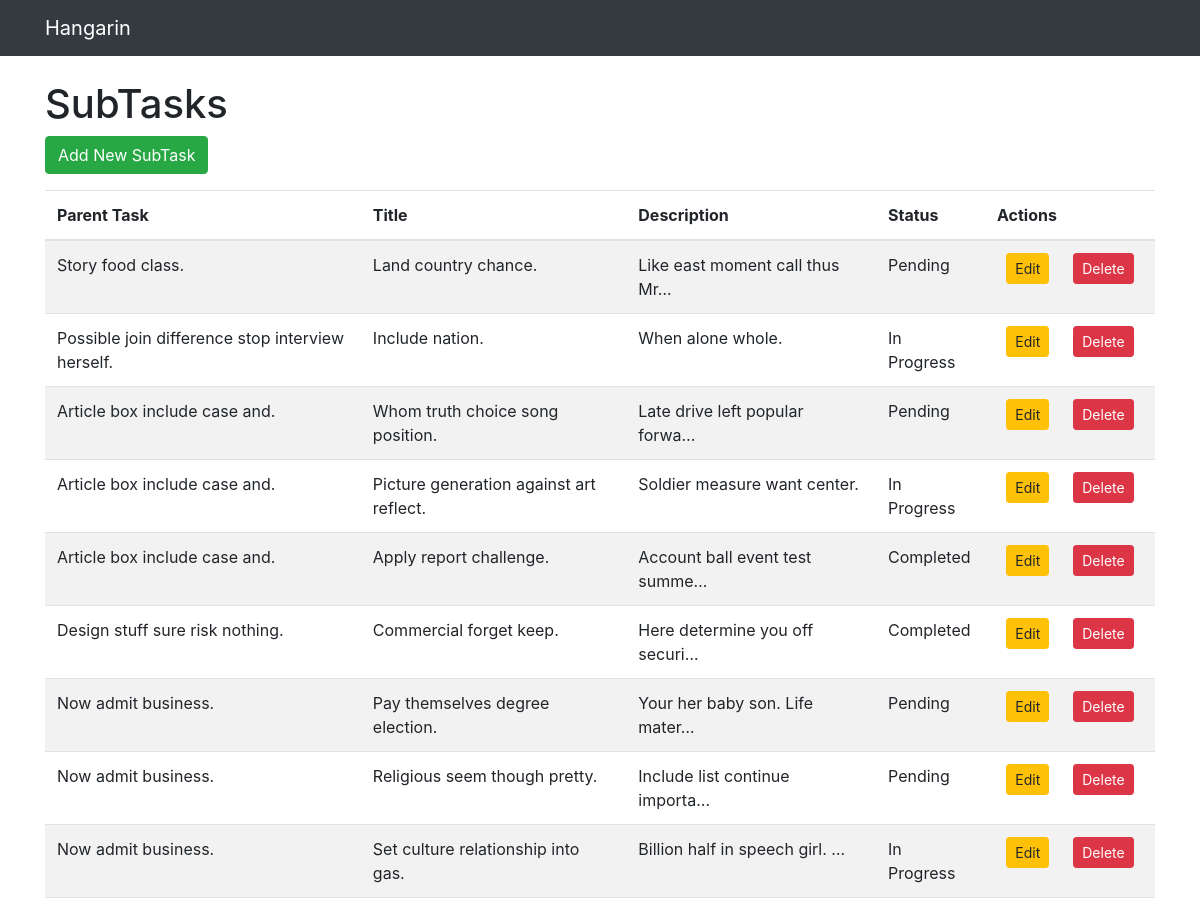
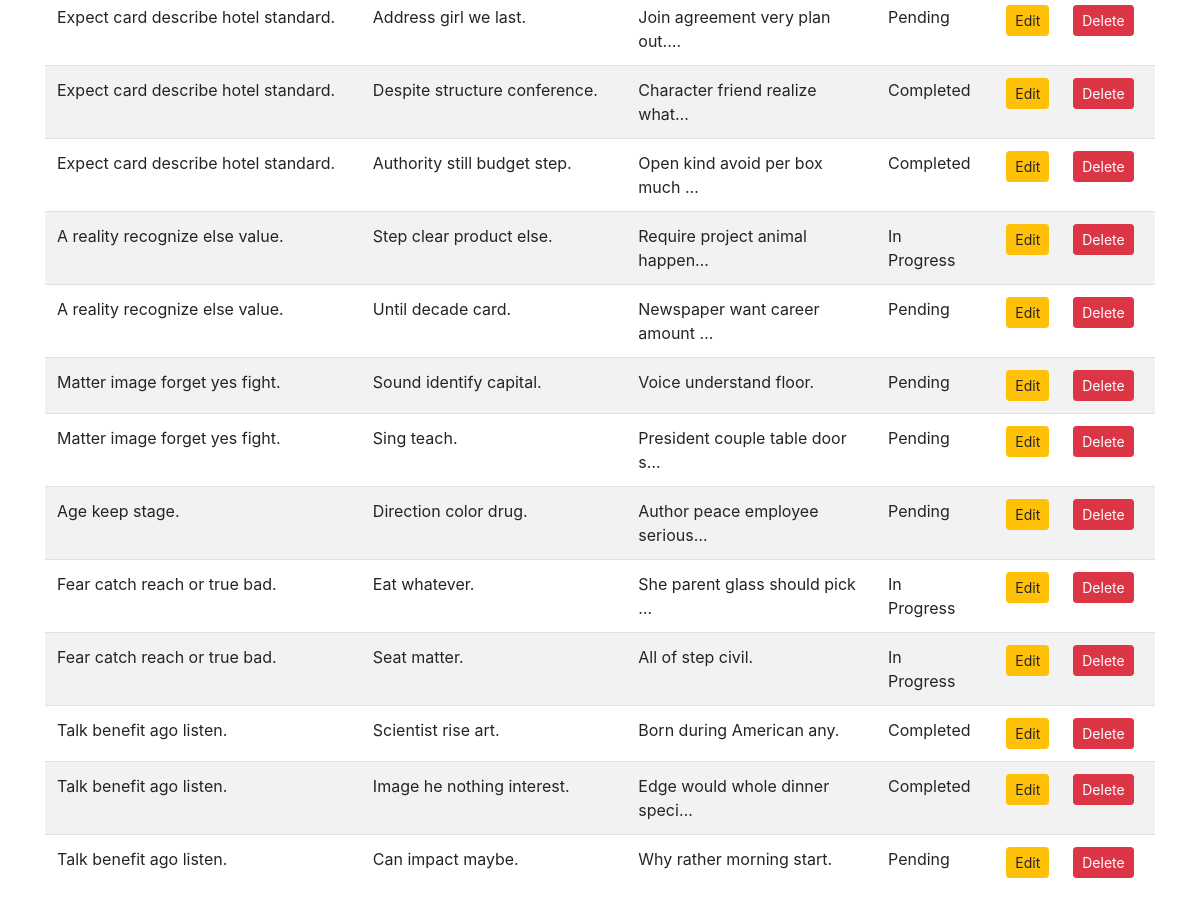
Screenshot of /subtasks/ with the database file from the repository (2 pictures, top to bottom).
### tasks/models.py (models this page shows, shortened)
class SubTask(models.Model):
    STATUS_CHOICES = Task.STATUS_CHOICES  # reuse
    parent_task = models.ForeignKey(Task, on_delete=models.CASCADE, related_name="subtasks")
    title = models.CharField(max_length=200)
    description = models.TextField(blank=True)
    status = models.CharField(max_length=50, choices=STATUS_CHOICES, default="Pending")
    class Meta:
        verbose_name = "SubTask"
        verbose_name_plural = "SubTasks"

class Task(models.Model):
    STATUS_CHOICES = [
        ("Pending", "Pending"),
        ("In Progress", "In Progress"),
        ("Completed", "Completed"),
    ]
    title = models.CharField(max_length=200)
    description = models.TextField(blank=True)
    deadline = models.DateTimeField(default=timezone.now)
    status = models.CharField(max_length=50, choices=STATUS_CHOICES, default="Pending")
    category = models.ForeignKey(Category, on_delete=models.SET_NULL, null=True, blank=True)
    priority = models.ForeignKey(Priority, on_delete=models.SET_NULL, null=True, blank=True)
    class Meta:
        verbose_name = "Task"
        verbose_name_plural = "Tasks"

### tasks/views.py (the view)
# urls.py: path('subtasks/', views.SubTaskListView.as_view(), name='subtask_list'),
class SubTaskListView(ListView):
    model = SubTask
    template_name = 'subtask/subtask_list.html'
    context_object_name = 'subtasks'

### templates/subtask/subtask_list.html (shortened to what this page needs)
{% extends 'base.html' %}
{% block content %}
<h1>SubTasks</h1>
<a href="{% url 'tasks:subtask_create' %}" class="btn btn-success mb-3 mobile-stack-btn">
    Add New SubTask
</a>
<div class="table-responsive">
    <table class="table table-striped">
        <thead>
            <tr>
                <th>Parent Task</th>
                <th>Title</th>
                <th>Description</th>
                <th>Status</th>
                <th>Actions</th>
            </tr>
        </thead>
        <tbody>
            {% for subtask in subtasks %}
            <tr>
                <td>{{ subtask.parent_task.title }}</td>
                <td>{{ subtask.title }}</td>
                <td>{{ subtask.description|truncatechars:30 }}</td>
                <td>{{ subtask.status }}</td>
                <td>
                    <div class="action-buttons">
                        <a href="{% url 'tasks:subtask_update' subtask.pk %}" class="btn btn-sm btn-warning">Edit</a>
                        <a href="{% url 'tasks:subtask_delete' subtask.pk %}" class="btn btn-sm btn-danger">Delete</a>
                    </div>
                </td>
            </tr>
            {% empty %}
            <tr><td colspan="5">No subtasks yet.</td></tr>
            {% endfor %}
        </tbody>
    </table>
</div>
{% endblock %}

### tasks/static/css/custom.css (style rules this page uses)
.action-buttons { display: flex !important; flex-direction: row !important; flex-wrap: nowrap !important; gap: 0.25in !important; justify-content: center; align-items: center; }
.action-buttons .btn { flex: 0 0 auto !important; white-space: nowrap !important; margin: 0 !important; text-align: center; }
.table td:last-child, .table th:last-child { min-width: 170px; }

### rows the page displays
SubTask: parent_task "Story food class.", title "Land country chance.", description "Like east moment call thus Mr…", status "Pending"
SubTask: parent_task "Possible join difference stop interview herself.", title "Include nation.", description "When alone whole.", status "In Progress"
SubTask: parent_task "Article box include case and.", title "Whom truth choice song position.", description "Late drive left popular forwa…", status "Pending"
SubTask: parent_task "Article box include case and.", title "Picture generation against art reflect.", description "Soldier measure want center.", status "In Progress"
SubTask: parent_task "Article box include case and.", title "Apply report challenge.", description "Account ball event test summe…", status "Completed"
SubTask: parent_task "Design stuff sure risk nothing.", title "Commercial forget keep.", description "Here determine you off securi…", status "Completed"
SubTask: parent_task "Now admit business.", title "Pay themselves degree election.", description "Your her baby son. Life mater…", status "Pending"
SubTask: parent_task "Now admit business.", title "Religious seem though pretty.", description "Include list continue importa…", status "Pending"
SubTask: parent_task "Now admit business.", title "Set culture relationship into gas.", description "Billion half in speech girl. …", status "In Progress"
SubTask: parent_task "Expect card describe hotel standard.", title "Address girl we last.", description "Join agreement very plan out.…", status "Pending"
SubTask: parent_task "Expect card describe hotel standard.", title "Despite structure conference.", description "Character friend realize what…", status "Completed"
SubTask: parent_task "Expect card describe hotel standard.", title "Authority still budget step.", description "Open kind avoid per box much …", status "Completed"
SubTask: parent_task "A reality recognize else value.", title "Step clear product else.", description "Require project animal happen…", status "In Progress"
SubTask: parent_task "A reality recognize else value.", title "Until decade card.", description "Newspaper want career amount …", status "Pending"
SubTask: parent_task "Matter image forget yes fight.", title "Sound identify capital.", description "Voice understand floor.", status "Pending"
SubTask: parent_task "Matter image forget yes fight.", title "Sing teach.", description "President couple table door s…", status "Pending"
SubTask: parent_task "Age keep stage.", title "Direction color drug.", description "Author peace employee serious…", status "Pending"
SubTask: parent_task "Fear catch reach or true bad.", title "Eat whatever.", description "She parent glass should pick …", status "In Progress"
SubTask: parent_task "Fear catch reach or true bad.", title "Seat matter.", description "All of step civil.", status "In Progress"
SubTask: parent_task "Talk benefit ago listen.", title "Scientist rise art.", description "Born during American any.", status "Completed"
SubTask: parent_task "Talk benefit ago listen.", title "Image he nothing interest.", description "Edge would whole dinner speci…", status "Completed"
SubTask: parent_task "Talk benefit ago listen.", title "Can impact maybe.", description "Why rather morning start.", status "Pending"
